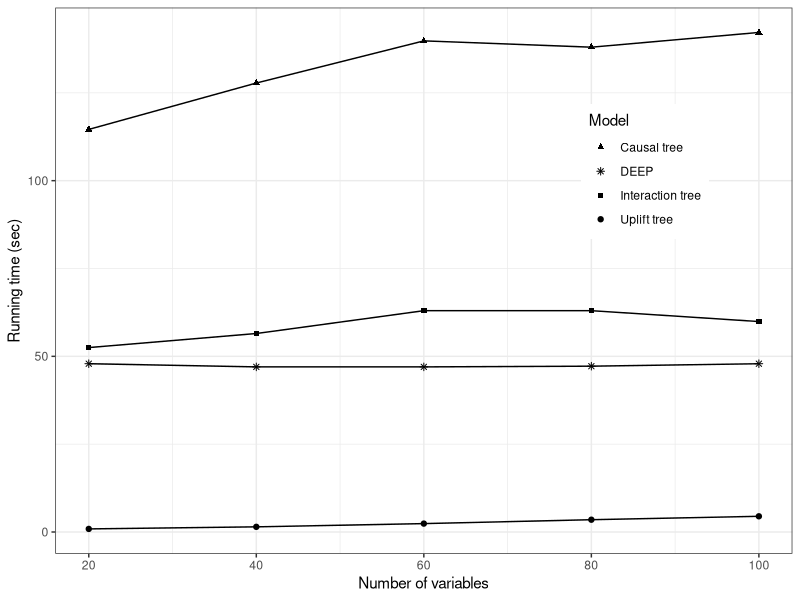

Recreate this plot in R.
# Input: running time
# Output: line chart showing running time

remove(list = ls())
library(ggplot2)
library(dplyr)
library(reshape)

causal_tree = c(1.91 * 60, 2.13 * 60, 2.33 * 60, 2.30 * 60, 2.37 * 60)
DEEP = c(47.9, 47, 47, 47.2, 47.9)
interaction_tree = c(52.5, 56.5, 1.05 * 60, 1.05 * 60, 59.9)
uplift_tree = c(0.88, 1.47, 2.39, 3.50, 4.47)

all_data = data.frame(causal_tree, DEEP, interaction_tree, uplift_tree)
mdata = melt(all_data)
mdata['group'] = rep(c(20, 40, 60, 80, 100), 4)
colnames(mdata) = c('model', 'Time', 'Variables')

mdata %>%
  ggplot(aes(x=Variables, y=Time, group=model)) +
  geom_line() +
  geom_point(aes(shape=model)) + 
  xlab('Number of variables') + 
  ylab('Running time (sec)')  + 
  theme_bw() +
  theme(legend.position = c(0.8, 0.7)) +
  scale_shape_manual(values=c(17, 8, 15, 19),
                     name = 'Model', 
                     labels = c('Causal tree', 'DEEP', 'Interaction tree', 'Uplift tree'))   
